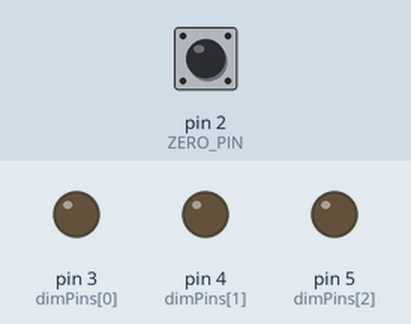
This sketch was run on a simulated Arduino Uno, built with avr-gcc and run on an emulated ATmega328P. On the bench: output pins drawn as LEDs (lit = HIGH). Dashed ring = blinking. Inputs (shaded band) come from the test bench; at power-on: pin 2 (ZERO_PIN) HIGH.

Above: at 1.2 s.
1.3 s: pin 2 (ZERO_PIN) pulsed LOW 5 times (0.12 s each, 0.3 s apart)
At 3.4 s:
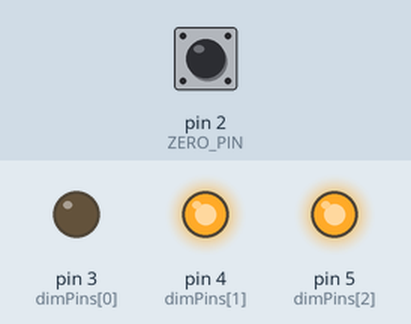
4.3 s: pin 2 (ZERO_PIN) pulled LOW for 0.15 s
At 4.7 s:
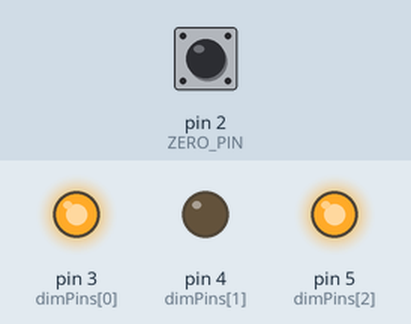
5.9 s: pin 2 (ZERO_PIN) pulled LOW for 1 s
At 7.2 s:
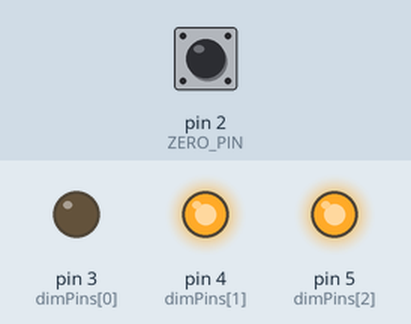
8.4 s: pin 2 (ZERO_PIN) pulled LOW for 3.2 s
At 9.1 s:
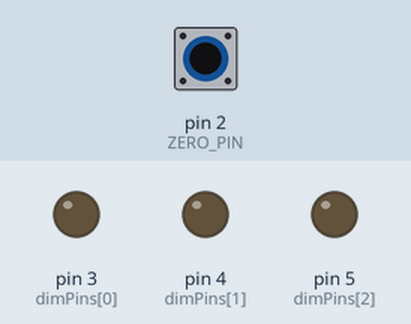
13.1 s: pin 2 (ZERO_PIN) pulsed LOW 5 times (0.12 s each, 0.3 s apart)
At 13.85 s:
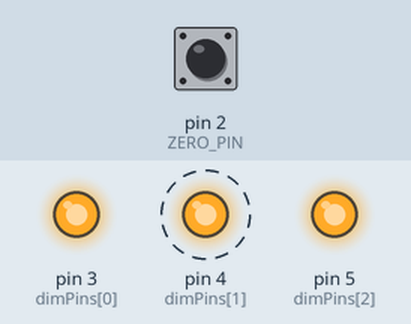
Timing chart, 0 to 16.1 s (numbered marks = the images above; inputs shaded):
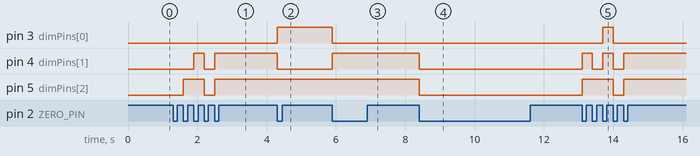

The sketch:

brezenhem_multi.ino
```cpp
// пример диммера на симисторе с внешним детектором нуля
// или готовый китайский модуль https://ali.ski/xwpCCe
// многоканальный  диммер без таймера, работает на пропуске
// полуволн синусоиды по прерываниям с детектора нуля
// подходит для моторов и обогревателей, лампы мерцают жутко!
// Алгоритм Брезенхема https://habr.com/ru/post/254719/
// диммер принимает значения 0-255
// включения выключения оптимизированы
#define ZERO_PIN 2    // пин детектора нуля
#define INT_NUM 0     // соответствующий ему номер прерывания
#define DIM_AMOUNT 3  // количество диммеров

const byte dimPins[] = {3, 4, 5}; // их пины
int dimmer[DIM_AMOUNT]; // переменная диммеров

void setup() {
  pinMode(ZERO_PIN, INPUT_PULLUP);
  for (byte i = 0; i < DIM_AMOUNT; i++) pinMode(dimPins[i], OUTPUT);
  attachInterrupt(INT_NUM, isr, FALLING);  // для самодельной схемы ставь RISING!
}

void loop() {
  // задаём значение 0-255
  dimmer[0] = 50;
  dimmer[1] = 120;
  dimmer[2] = 190;
  delay(100); // в реальном коде задержек быть не должно
}

// прерывание детектора нуля
void isr() {
  static byte count, last[DIM_AMOUNT], lastState[DIM_AMOUNT];
  count++;
  for (byte i = 0; i < DIM_AMOUNT; i++) {
    int val = (count * dimmer[i]) >> 8;
    if (lastState[i] != (val != last[i])) digitalWrite(dimPins[i], val != last[i]);
    lastState[i] = (val != last[i]);
    last[i] = val;
  }
}
```

Measured:
- after the input at 1.3 s, pin 4 (dimPins[1]): LOW → HIGH after 0.60 s, → LOW 0.30 s later, → HIGH 0.30 s later; pin 5 (dimPins[2]): LOW → HIGH after 0.30 s, → LOW 0.60 s later, → HIGH 0.30 s later
- after the input at 4.3 s, pin 3 (dimPins[0]): LOW → HIGH at once; pin 4 (dimPins[1]): HIGH → LOW at once
- after the input at 5.9 s, pin 3 (dimPins[0]): HIGH → LOW at once; pin 4 (dimPins[1]): LOW → HIGH at once
- after the input at 8.4 s, pin 4 (dimPins[1]), pin 5 (dimPins[2]): HIGH → LOW at once
- after the input at 13.1 s, pin 3 (dimPins[0]): LOW → HIGH after 0.60 s, → LOW 0.30 s later; pin 4 (dimPins[1]): alternates HIGH for 0.30 s and LOW for 0.30 s, 5 changes in all, then stays HIGH, starting at once; pin 5 (dimPins[2]): LOW → HIGH at once, → LOW 0.90 s later, → HIGH 0.30 s later
